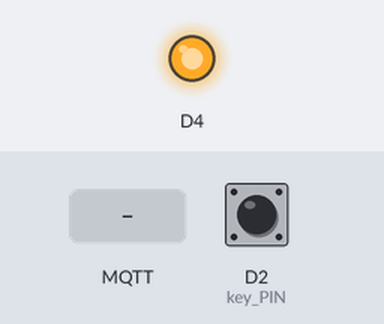
The sketch below on a simulated ESP8266 (NodeMCU). On the bench: output pins drawn as LEDs (lit = HIGH, except the on-board LED, lit = LOW). Inputs (shaded band) come from the test bench; at power-on: D2 (key_PIN) HIGH. WiFi joins after 1.5 s; servers stay silent unless stated; random numbers use the default seed unless the sketch sets one; no MQTT or app messages arrive unless stated; what the sketch prints to the serial monitor is not drawn.

Above: at 2.7 s.
2.8 s: MQTT message "0" arrives on the first subscribed topic
At 3.1 s:
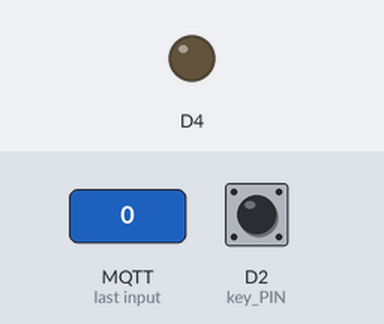
4.3 s: MQTT message "1" arrives on the first subscribed topic
At 5.5 s:
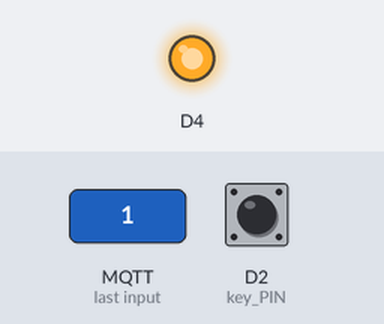
5.8 s: MQTT message "2" arrives on the first subscribed topic
At 6.6 s:
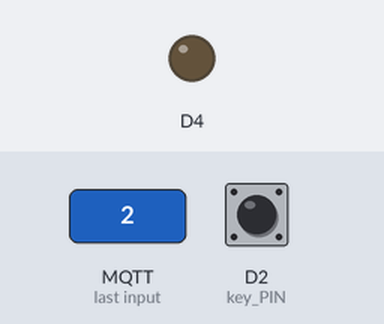
Timing chart, 0 to 8.8 s (numbered marks = the images above; inputs shaded):
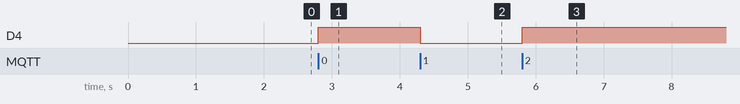

The sketch:

mqtt_esp8266___.ino
```cpp
/*
基本ESP8266 MQTT示例
此草图演示了pubsub库与ESP8266板/库的结合能力。
使用ESP8266板/库.
它连接到MQTT服务器，然后：
-每一秒钟将“hello world”发布到主题“outTopic”
-订阅主题“inTopic”，打印它收到的任何消息。注意-它假定接收到的有效负载是字符串而不是二进制
-如果主题“inTopic”的第一个字符为1，则打开ESP Led，否则将其关闭
如果使用阻塞重新连接功能丢失连接，它将重新连接到服务器。请参阅“mqtt_reconnect_nonblocking”示例，了解如何在不阻塞主回路的情况下实现相同的结果。
要安装ESP8266板（使用Arduino 1.6.4+）：
-在“文件->首选项->其他线路板管理器URL”下添加以下第三方线路板管理器：
http://arduino.esp8266.com/stable/package_esp8266com_index.json
-打开“工具->线路板->线路板管理器”，然后单击ESP8266的安装
-在“工具->线路板”中选择您的ESP8266
*/

#include <ESP8266WiFi.h>
#include <PubSubClient.h>
#include <Ticker.h>

//下面为各类参数定义，ssid为wifi名字，password为wifi密码，mqtt_server为mqtt服务器IPV4地址，mqttPort为服务器端口，Baudrate为通信波特率

const char* ssid = "Elk";
const char* password = "knightstar";
const char* mqtt_server = "121.4.157.120";
const int mqttPort = 1883;
const int Baudrate = 115200;
//const char* mqtt_pubTopic = "outTopic";
const char* mqtt_subTopic = "inTopic";
//const char* mqtt_pubMessge = "Hello World";


#define DropLength  15        //液滴记录数组深度，一项为记录一秒内液滴滴落数
#define callingcheck  5        //呼叫判断时间，几秒内无液滴落下报警设置
unsigned int callingmode=0;     //呼叫变量，1为滴液完成，呼叫后端，0为未完成
unsigned int dropNumber=0;        //滴液总滴数
unsigned int dropPre=0;         //1s前液滴总滴数，用于观察是否1s内液滴滴落数
unsigned int timer0timer=0;      //计时器内计时数组，用于记录对 液滴记录数组 的第几位数进行赋值
unsigned int secDrop[DropLength];     //液滴记录数组
unsigned int v=0;            //滴液速度
unsigned int TIME=0;          //总时间
#define key_PIN D2 //D2为中断口，即IO4

WiFiClient espClient;
PubSubClient client(espClient);
Ticker ticker;

unsigned long lastMsg = 0;
#define MSG_BUFFER_SIZE	(50)
char msg[MSG_BUFFER_SIZE];
int value = 0;

void setup_wifi()
{

  delay(10);
  //从连接wifi开始
  Serial.println();
  Serial.print("Connecting to ");
  Serial.println(ssid);

  WiFi.mode(WIFI_STA);//esp8266设定为statoin模式
  WiFi.begin(ssid, password);

  while (WiFi.status() != WL_CONNECTED) {
    delay(500);
    Serial.print(".");
  }//等待连接上wifi

 // randomSeed(micros());//伪随机数生成器，micros函数返回自程序启动后的微秒数

  Serial.println("");
  Serial.println("WiFi connected");
  Serial.println("IP address: ");
  Serial.println(WiFi.localIP());
}

void callback(char* topic, byte* payload, unsigned int length)//接收响应函数
{
  Serial.print("Message arrived [");
  Serial.print(topic);
  Serial.print("] ");
  for (int i = 0; i < length; i++) {
    Serial.print((char)payload[i]);
  }
  Serial.println();

  //如果接收到1作为第一个字符，则打开LED
  if ((char)payload[0] == '1') {
    digitalWrite(BUILTIN_LED, LOW);   //打开LED（注意此时低电平，但实际上LED是亮着的；这是因为它在ESP-01上处于低激活状态）
  } else {
    digitalWrite(BUILTIN_LED, HIGH);  //通过高电平来关闭LED
  }

}

void reconnect()
{
  //一直循环，直到重新连接
  while (!client.connected()) {
    Serial.print("Attempting MQTT connection...");
    String clientId = "ESP8266Client-";   //创建一个随机的客户端ID
    clientId += String(random(0xffff), HEX);
    //尝试连接
    if (client.connect(clientId.c_str())) {
      Serial.println("connected");
//      client.publish(mqtt_pubTopic,mqtt_pubMessge);    //一旦连接后，发布信息
      client.subscribe(mqtt_subTopic);//并且订阅标题
    } else {
      Serial.print("failed, rc=");
      Serial.print(client.state());
      Serial.println(" try again in 5 seconds");
      delay(5000);    //等待5秒钟后重试
    }
  }
}

ICACHE_RAM_ATTR void Interrupt() //外部中断响应函数
{
  dropNumber++;
  callingmode=0;
}

void secDropInit()             //初始化数组，为了避免其在编译器下预编译皆为0
{
  unsigned char i=0;
  for(;i<DropLength;i++)
  secDrop[i]=i;
}

void Timer0()
{
    unsigned int i=0;
    unsigned int middle=0;
    unsigned int l=0;
    unsigned int k=0;
    unsigned int CheckPoint=0;
    timer0timer++;      //计时器计数位+1
    TIME++;                    //总时间+1s
    if(TIME<DropLength)
    {
      secDrop[timer0timer-1]=dropNumber-dropPre;  //计算这一秒内落下的液滴，放入当前的计数器计数位
      dropPre=dropNumber;             //记录下当前液滴落下的个数
      for(i=0;i<TIME;i++)
      middle+=secDrop[i];             //计算近15s内总液滴数，中间变量middle对数组进行累加
      v=60*middle/TIME;             //计算近15s内液滴下降速度，单位为滴每分钟
      middle=0;                 //中间变量置零
    }
    else
    {
      secDrop[timer0timer-1]=dropNumber-dropPre;  //计算这一秒内落下的液滴，放入当前的计数器计数位
      if(timer0timer==DropLength)    //如果计时器计数位到达了15，就从头开始
      timer0timer=0;
      dropPre=dropNumber;             //记录下当前液滴落下的个数
      for(i=0;i<DropLength;i++)
      middle+=secDrop[i];              //计算近15s内总液滴数，中间变量middle对数组进行累加
      v=4*middle;                  //计算近15s内液滴下降速度，单位为滴每分钟
      middle=0;                  //中间变量置零
    }
    k=0;                     //呼叫判断变量置零
    if(timer0timer<callingcheck)               //如果定时器计时变量小于呼叫检测
    {
              //检查点就设在滴液记录数组尾部
      for(CheckPoint=DropLength-callingcheck+timer0timer;CheckPoint<DropLength;CheckPoint++)          //先进行验证尾部是否无滴液落下
      {
        if(secDrop[CheckPoint]!=0)                 //如果有滴液则直接跳出循环
        break;
        else                           //如果没有，k自增
        k++;
      }
      for(l=0;l<timer0timer;l++)                   //再检查头部是否无滴液落下
      {
        if(secDrop[l]!=0)                    //如果有滴液则直接跳出循环
        break;
        else                          //如果没有，k自增
        k++;
      }
    }
    else                               //如果定时器计时变量大于等于呼叫检测
    {
                   //检查点可直接减一个呼叫检查周期得到
      for(CheckPoint=timer0timer-callingcheck;CheckPoint<timer0timer;CheckPoint++)
      {
        if(secDrop[CheckPoint]!=0)                 //如果有滴液则直接跳出循环
        break;
        else
        k++;                          //如果没有，k自增
      }
    }
    if(k==callingcheck)                        //检查k是否达到了呼叫检测所需要的时间
    callingmode=1;                           //如果是，呼叫变量置1
 //   client.publish("v",v,8);
//    client.publish("minute",TIME/60);
//    client.publish("second",TIME%60);
//    client.publish("callingmode",callingmode);
      snprintf (msg, MSG_BUFFER_SIZE, "%ld", v);
      client.publish("v",msg);
      snprintf (msg, MSG_BUFFER_SIZE, "%ld", TIME/60);
      client.publish("minute",msg);
      snprintf (msg, MSG_BUFFER_SIZE, "%ld", TIME%60);
      client.publish("second",msg);
      snprintf (msg, MSG_BUFFER_SIZE, "%ld", callingmode);
      client.publish("callingmode",msg);


}
void setup()
{
  ticker.attach(1, Timer0);
  pinMode(BUILTIN_LED, OUTPUT);     //将内置LED引脚初始化为输出
  pinMode(key_PIN,INPUT_PULLUP);
  attachInterrupt(key_PIN, Interrupt, FALLING);
  secDropInit();
  Serial.begin(Baudrate);         //初始化波特率
  setup_wifi();             //设置esp8266的wifi设置
  client.setServer(mqtt_server, mqttPort);    //设置mqtt服务器内容
  client.setCallback(callback);       //设置mqtt接收回应
}

void loop()
{

  if (!client.connected()) {
    reconnect();
  }
  client.loop();

//  unsigned long now = millis();
/*  if (now - lastMsg > 1000)
 {
    lastMsg = now;
    ++value;
    snprintf (msg, MSG_BUFFER_SIZE, "Hello World #%ld", value);
    Serial.print("Publish message: ");
    Serial.println(msg);
    client.publish("outTopic", msg);
  }
*/
}
```

Measured:
- after the input at 2.8 s, D4: LOW → HIGH at once
- after the input at 4.3 s, D4: HIGH → LOW at once
- after the input at 5.8 s, D4: LOW → HIGH at once
